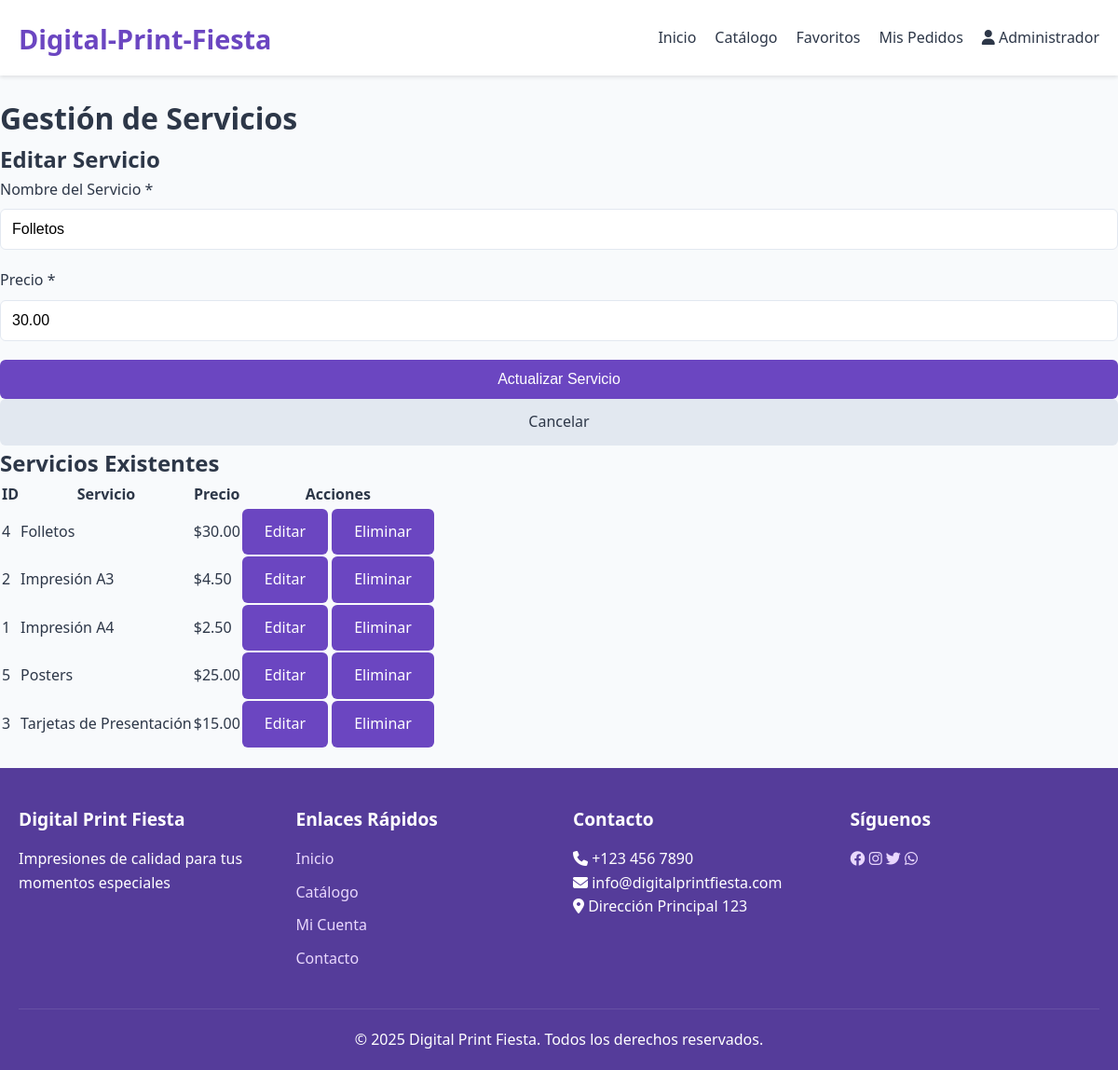
Page /admin/services.php?edit=4 (signed in) on the committed database.
### tables this page shows
CREATE TABLE servicios (
    id INT AUTO_INCREMENT PRIMARY KEY,
    servicio VARCHAR(100) NOT NULL,
    precio DECIMAL(10,2) NOT NULL
);

### admin/services.php (the view, shortened to what this page needs)
<?php
$database = new Database();
$db = $database->getConnection();
$query = "SELECT * FROM servicios ORDER BY servicio";
$servicios = $db->query($query)->fetchAll(PDO::FETCH_ASSOC);
include '../includes/header.php';
?>
<div class="admin-container">
    <h1>Gestión de Servicios</h1>
    <div class="admin-form">
        <h2><?php echo isset($_GET['edit']) ? 'Editar Servicio' : 'Agregar Nuevo Servicio'; ?></h2>
        <?php
        $editing = false;
        $servicio_edit = null;
        if (isset($_GET['edit'])) {
            $editing = true;
            $servicio_id = $_GET['edit'];
            $query = "SELECT * FROM servicios WHERE id = ?";
            $stmt = $db->prepare($query);
            $stmt->bindParam(1, $servicio_id);
            $stmt->execute();
            $servicio_edit = $stmt->fetch(PDO::FETCH_ASSOC);
        }
        ?>
        <form method="POST">
            <div class="form-group">
                <label for="servicio">Nombre del Servicio *</label>
                <input type="text" id="servicio" name="servicio" required
                       value="<?php echo $editing ? htmlspecialchars($servicio_edit['servicio']) : ''; ?>">
            </div>
            <div class="form-group">
                <label for="precio">Precio *</label>
                <input type="number" id="precio" name="precio" step="0.01" min="0" required
                       value="<?php echo $editing ? $servicio_edit['precio'] : ''; ?>">
            </div>
            <button type="submit" class="btn btn-block">
                <?php echo $editing ? 'Actualizar Servicio' : 'Agregar Servicio'; ?>
            </button>
            <?php if ($editing): ?>
            <a href="services.php" class="btn btn-secondary btn-block">Cancelar</a>
            <?php endif; ?>
        </form>
    </div>
    <div class="admin-list">
        <h2>Servicios Existentes</h2>
        <?php if (empty($servicios)): ?>
        <p>No hay servicios registrados.</p>
        <?php else: ?>
        <div class="table-responsive">
            <table class="admin-table">
                <thead>
                    <tr>
                        <th>ID</th>
                        <th>Servicio</th>
                        <th>Precio</th>
                        <th>Acciones</th>
                    </tr>
                </thead>
                <tbody>
                    <?php foreach ($servicios as $servicio): ?>
                    <tr>
                        <td><?php echo $servicio['id']; ?></td>
                        <td><?php echo htmlspecialchars($servicio['servicio']); ?></td>
                        <td>$<?php echo number_format($servicio['precio'], 2); ?></td>
                        <td>
                            <a href="services.php?edit=<?php echo $servicio['id']; ?>" class="btn">Editar</a>
                            <a href="services.php?delete=<?php echo $servicio['id']; ?>"
                               class="btn btn-danger"
                               onclick="return confirm('¿Estás seguro de que quieres eliminar este servicio?');">Eliminar</a>
                        </td>
                    </tr>
                    <?php endforeach; ?>
                </tbody>
            </table>
        </div>
        <?php endif; ?>
    </div>
</div>
<?php
include '../includes/footer.php';
?>

### assets/css/style.css (style rules this page uses)
:root { --primary-color: #6b46c1; --primary-light: #805ad5; --primary-dark: #553c9a; --accent-color: #9f7aea; --light-color: #e9d8fd; --text-color: #2d3748; --background-color: #f8fafc; --white: #ffffff; --gray-light: #e2e8f0; --success-color: #48bb78; --error-color: #f56565; --warning-color: #ed8936; }
* { margin: 0; padding: 0; box-sizing: border-box; }
body { font-family: 'Segoe UI', Tahoma, Geneva, Verdana, sans-serif; line-height: 1.6; color: var(--text-color); background-color: var(--background-color); }
.form-group { margin-bottom: 20px; }
.form-group label { display: block; margin-bottom: 8px; font-weight: 500; }
.form-group input, .form-group select, .form-group textarea { width: 100%; padding: 12px; border: 1px solid var(--gray-light); border-radius: 6px; font-size: 16px; transition: border-color 0.3s; }
.btn { display: inline-block; padding: 12px 24px; background-color: var(--primary-color); color: var(--white); border: none; border-radius: 6px; font-size: 16px; font-weight: 500; cursor: pointer; transition: background-color 0.3s; text-decoration: none; text-align: center; }
.btn-block { display: block; width: 100%; }
.btn-secondary { background-color: var(--gray-light); color: var(--text-color); }

### rows in the picture
servicios: servicio "Folletos", precio "30.00", id "4"
servicios: id "2", servicio "Impresión A3", precio "4.50"
servicios: id "1", servicio "Impresión A4", precio "2.50"
servicios: id "5", servicio "Posters", precio "25.00"
servicios: id "3", servicio "Tarjetas de Presentación", precio "15.00"

### other values in the picture
$_SESSION['user_name'] "Administrador"
